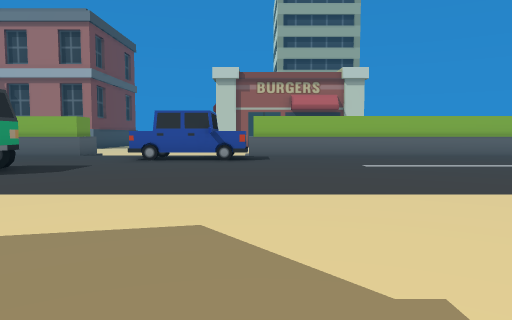
view 1 (above)

20 first-person views from a walk through a 3-D level made in the Unity game engine. The camera is 1.5 m above the floor, tilts 4° down and sees 70° across. The floor is counted in squares, 2 m on a side. Each view is taken from the middle of a square. On the plan, view 1 faces up. The plan holds only what a view shows up to about 11 squares ahead; the rest is blank. The place goes on beyond the plan. The player character is not drawn. Some animated figures are not drawn.

view 2
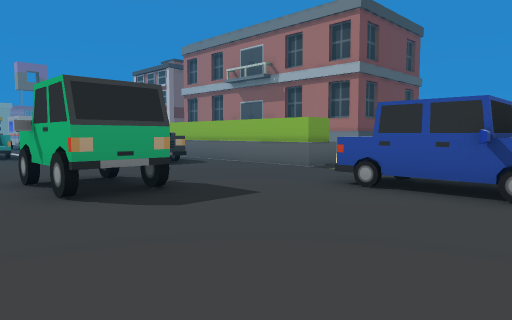

view 3
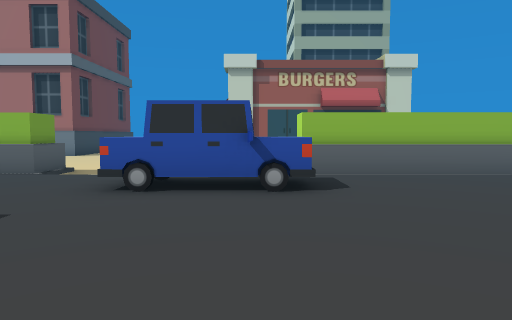

view 4
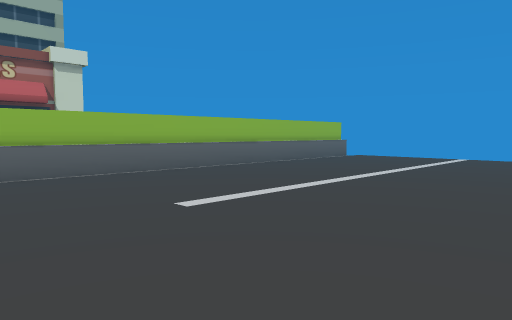

view 5
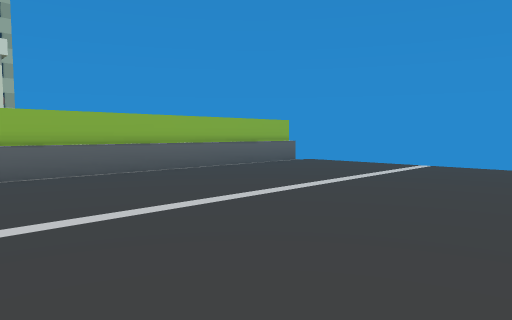

view 6
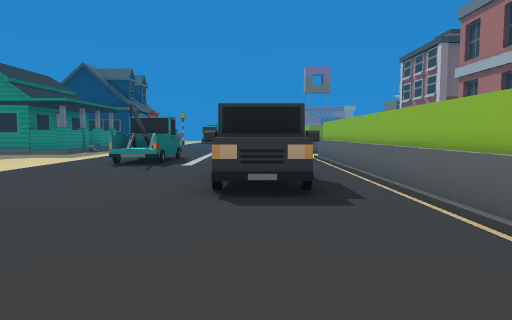

view 7
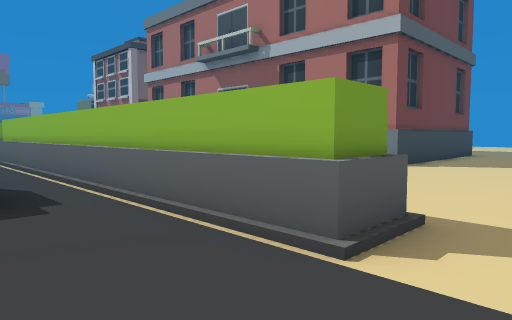

view 8
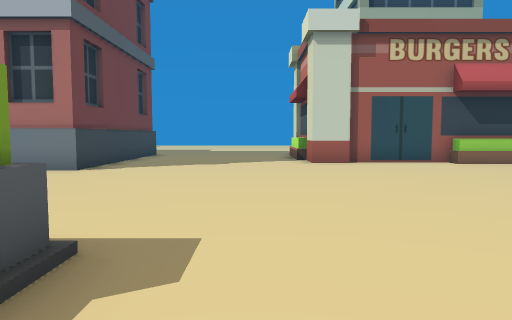

view 9
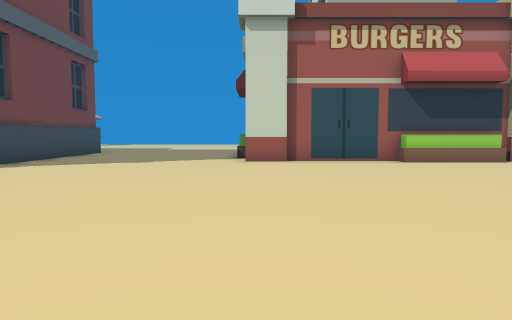

view 10
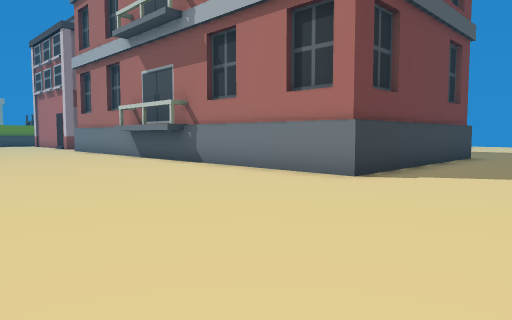

view 11
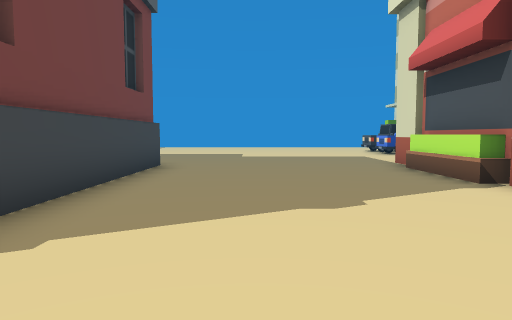

view 12
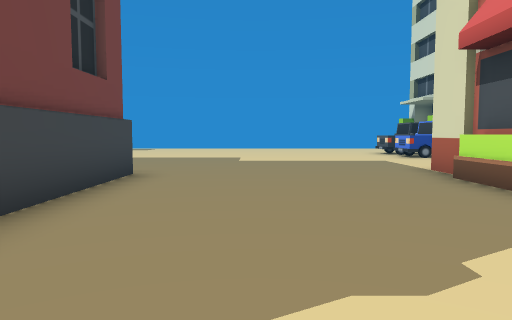

view 13
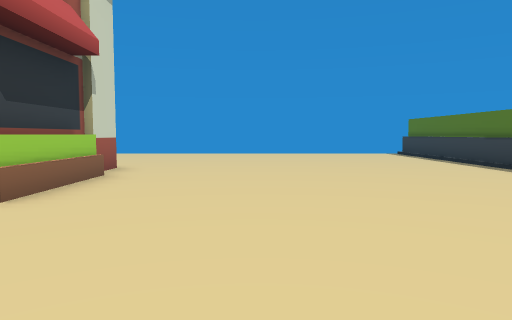

view 14
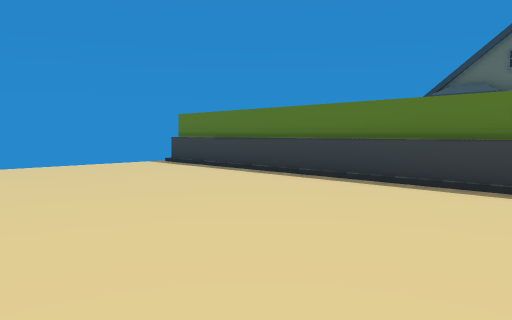

view 15
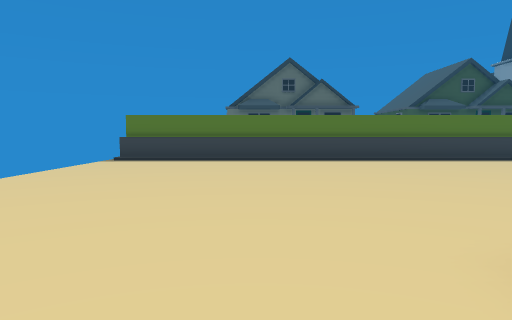

view 16
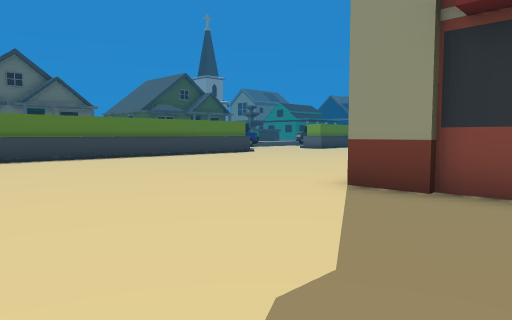

view 17
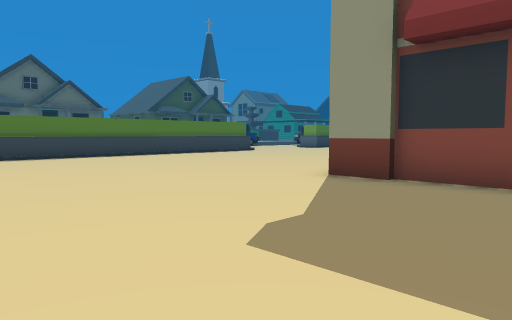

view 18
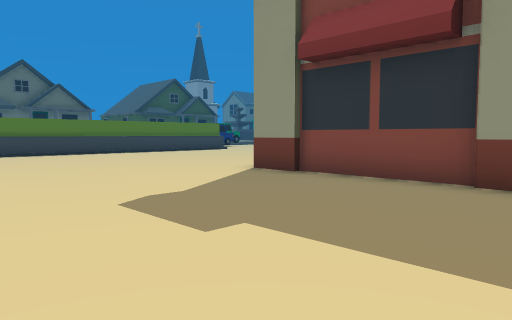

view 19
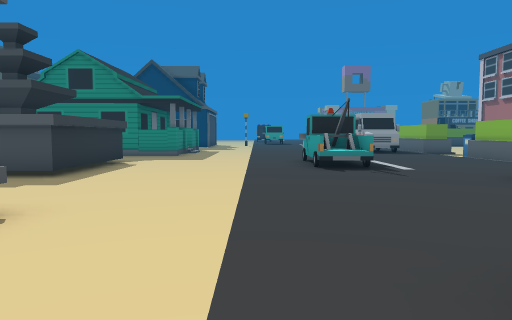

view 20
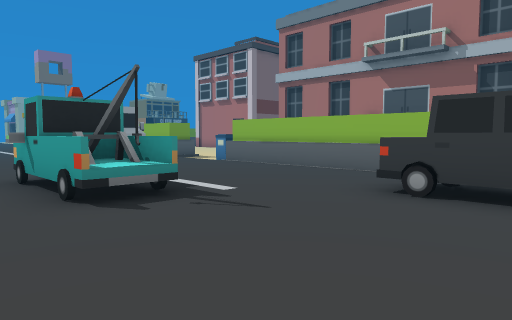

### Floor plan
Key: @ floor where view 1 was taken; # wall or solid block; . main floor; : floor 0.25 m higher than the main floor; / step, stairs or slope; ^ raised ledge; O other object.
Columns run from 16 left of view 1 to 12 right of it. Each row starts with its distance up from view 1.
 27        ........          .. .
 26        #......#       #.....
 25        #......#       #......
 24        #......#       #......
 23        #......#       #......
 22        #......####   ##......
 21        #..........^^^.......
 20        #....................
 19  #######....................
 18  ............................
 17 .............................
 16 .............................
 15 .............................
 14    ..........................
 13         .....................
 12 ###########.....############^
 11 ///////////// / ////////////
 10 :::::::O:::::OOO::::::::::::/
  9 :::::OOO:::::OOO::::::::::::/
  8 ::::::::::::::::::::::::::::/
  7  :::::::::O:::::::::::::::::/
  6 OOOO::::::OO::::::::::::::::/
  5 ::::::::::::::::::::::::::::
  4 //////////// /////// //
  3 ..........    .....
  2 ..........    .....
  1 .......^       ...
  0 .......         @
 -1 OOOO.
 -2  OOO

Positions as (right, up) in squares from view 1, and headings:
1: (0, 0), facing up
2: (0, 4), facing up-left
3: (-1, 4), facing up
4: (0, 4), facing up-right
5: (3, 4), facing up-right
6: (-4, 9), facing left
7: (-4, 9), facing up-left
8: (-4, 10), facing up
9: (-2, 11), facing up
10: (-5, 13), facing up-left
11: (-6, 17), facing up
12: (-6, 19), facing up
13: (-2, 18), facing right
14: (3, 18), facing down-right
15: (8, 23), facing down
16: (11, 24), facing down-left
17: (12, 25), facing down-left
18: (12, 27), facing down-left
19: (-5, 4), facing left
20: (-9, 4), facing up-left
